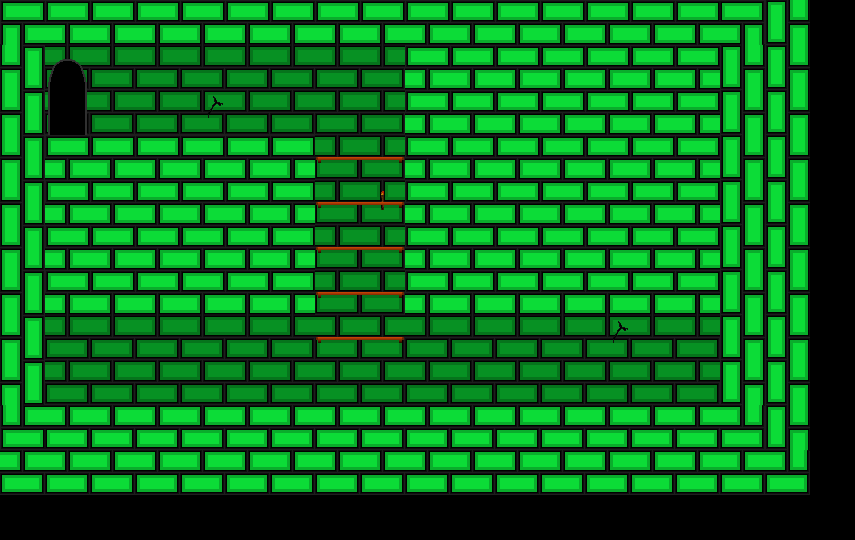

Rendered tile map (Tiled .tmx) drawn with the repository's tilesets; below, a short description and the full map source, tile grids included:
An orthogonal 19x12 tile map with 45x45 px tiles, 2 tile layers (briques, obstacles), 3 tilesets.

<map version="1.5" tiledversion="1.7.2" orientation="orthogonal" renderorder="right-down" width="19" height="12" tilewidth="45" tileheight="45" infinite="0" nextlayerid="3" nextobjectid="1">
 <tileset firstgid="1" name="sol" tilewidth="45" tileheight="45" tilecount="42" columns="6">
  <image source="briques sol.png" width="270" height="315" />
 </tileset>
 <tileset firstgid="43" name="mur" tilewidth="45" tileheight="45" tilecount="16" columns="4">
  <image source="briques_fond.png" width="180" height="180" />
 </tileset>
 <tileset firstgid="59" name="objets" tilewidth="45" tileheight="45" tilecount="16" columns="4">
  <image source="decor.png" width="180" height="180" />
 </tileset>
 <layer id="1" name="briques" width="19" height="12">
  <data encoding="csv">
31,27,27,27,27,27,27,27,27,27,27,27,27,27,27,27,2147483679,28,0,
26,52,52,52,52,52,52,52,52,27,27,27,27,27,27,27,28,28,0,
26,52,52,52,53,52,52,52,52,27,27,27,27,27,27,27,28,28,0,
26,27,27,27,27,27,27,52,52,27,27,27,27,27,27,27,28,28,0,
26,27,27,27,27,27,27,52,54,27,27,27,27,27,27,27,28,28,0,
26,27,27,27,27,27,27,52,52,27,27,27,27,27,27,27,28,28,0,
26,27,27,27,27,27,27,52,52,27,27,27,27,27,27,27,28,28,0,
26,52,52,52,52,52,52,52,52,52,52,52,52,53,52,52,28,28,0,
26,52,52,52,52,52,52,52,52,52,52,52,52,52,52,52,28,28,0,
2147483677,25,25,25,25,25,25,25,25,25,25,25,25,25,25,25,29,28,0,
25,25,25,25,25,25,25,25,25,25,25,25,25,25,25,25,25,29,0,
0,0,0,0,0,0,0,0,0,0,0,0,0,0,0,0,0,0,0
</data>
 </layer>
 <layer id="2" name="obstacles" width="19" height="12">
  <data encoding="csv">
0,0,0,0,0,0,0,0,0,0,0,0,0,0,0,0,0,0,0,
0,65,0,0,0,0,0,0,0,0,0,0,0,0,0,0,0,0,0,
0,66,0,0,0,0,0,0,0,0,0,0,0,0,0,0,0,0,0,
0,0,0,0,0,0,0,60,61,0,0,0,0,0,0,0,0,0,0,
0,0,0,0,0,0,0,60,61,0,0,0,0,0,0,0,0,0,0,
0,0,0,0,0,0,0,60,61,0,0,0,0,0,0,0,0,0,0,
0,0,0,0,0,0,0,60,61,0,0,0,0,0,0,0,0,0,0,
0,0,0,0,0,0,0,60,61,0,0,0,0,0,0,0,0,0,0,
0,0,0,0,0,0,0,0,0,0,0,0,0,0,0,0,0,0,0,
0,0,0,0,0,0,0,0,0,0,0,0,0,0,0,0,0,0,0,
0,0,0,0,0,0,0,0,0,0,0,0,0,0,0,0,0,0,0,
0,0,0,0,0,0,0,0,0,0,0,0,0,0,0,0,0,0,0
</data>
 </layer>
</map>
